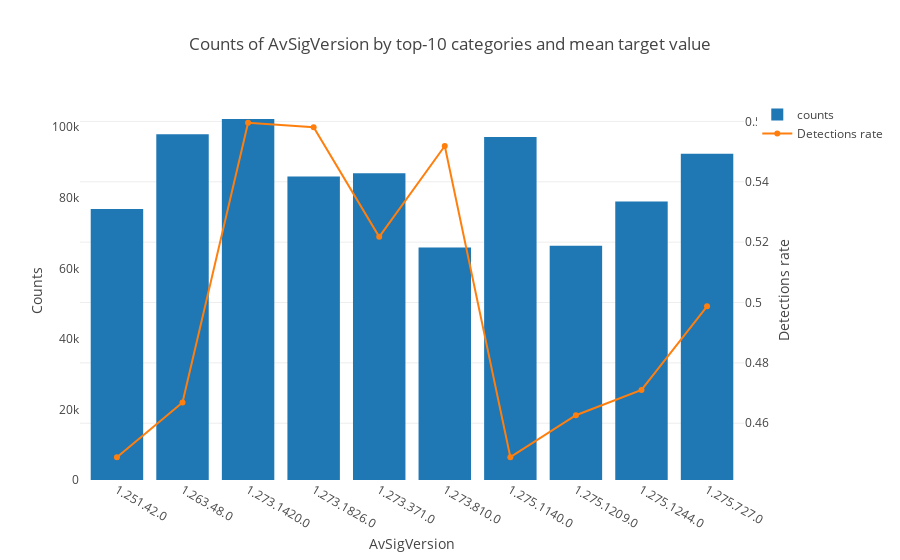

Write notebook code for a chart like this one.
### Markdown cell above
### AvSigVersion

### Code cell
plot_categorical_feature('AvSigVersion')

### Figure 1 — Plotly figure (JSON) as saved in the notebook; plotly's stock layout.template omitted (floating-point values rounded to 4 significant figures)
{"data": [{"name": "counts", "type": "bar", "uid": "976f1350-3a41-49b9-a08c-fd8b32583042", "x": ["1.251.42.0", "1.263.48.0", "1.273.1420.0", "1.273.1826.0", "1.273.371.0", "1.273.810.0", "1.275.1140.0", "1.275.1209.0", "1.275.1244.0", "1.275.727.0"], "y": [76837, 98024, 102317, 86013, 86967, 65895, 97232, 66393, 78902, 92448]}, {"name": "Detections rate", "type": "scatter", "uid": "6d31fb14-da94-45fc-b0b5-641a6785c1ac", "x": ["1.251.42.0", "1.263.48.0", "1.273.1420.0", "1.273.1826.0", "1.273.371.0", "1.273.810.0", "1.275.1140.0", "1.275.1209.0", "1.275.1244.0", "1.275.727.0"], "y": [0.4487, 0.4669, 0.5596, 0.5581, 0.5217, 0.5519, 0.4487, 0.4627, 0.471, 0.4987], "yaxis": "y2"}], "layout": {"legend": {"orientation": "v"}, "title": "Counts of AvSigVersion by top-10 categories and mean target value", "xaxis": {"showgrid": false, "showline": false, "title": "AvSigVersion", "zeroline": false}, "yaxis": {"showgrid": false, "showline": false, "title": "Counts", "zeroline": false}, "yaxis2": {"overlaying": "y", "side": "right", "title": "Detections rate"}}}
